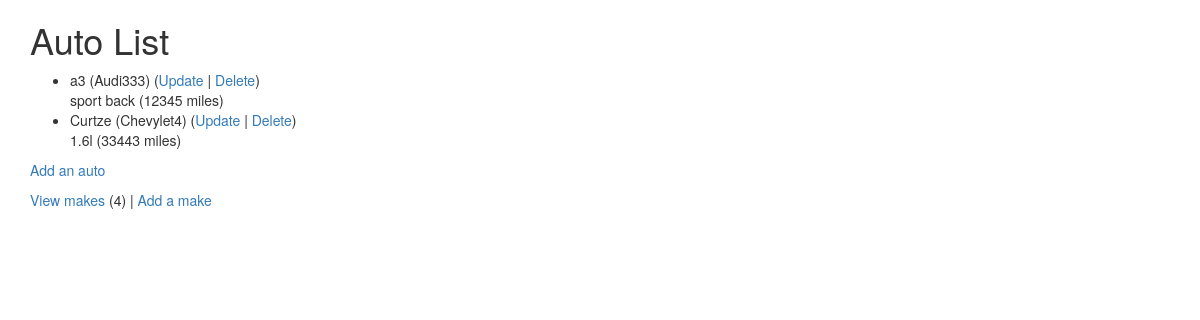
Before: /autos/ (signed in) with the older database file.
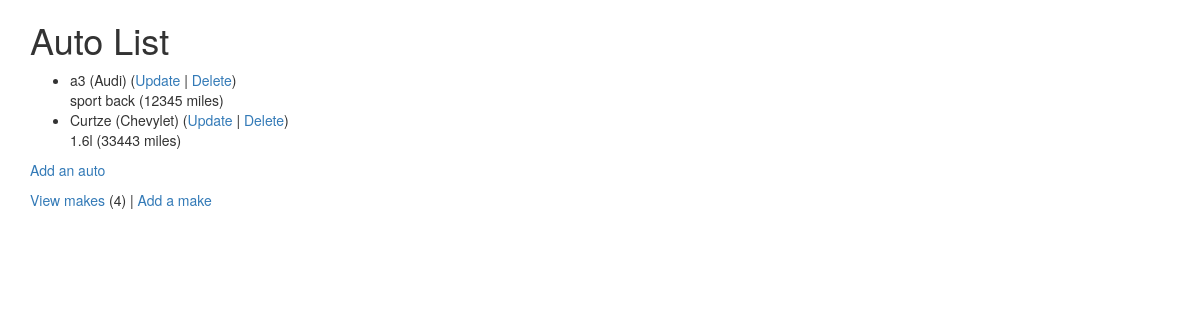
After: the same page with the newer database file.
### autos/models.py (models this page shows, shortened)
class Auto(models.Model):
    nickname = models.CharField(
            max_length=200,
            validators=[MinLengthValidator(2, "Nickname must be greater than 1 character")]
    )
    mileage = models.PositiveIntegerField()
    comments = models.CharField(max_length=300)
    make = models.ForeignKey('Make', on_delete=models.CASCADE, null=False)

class Make(models.Model):
    name = models.CharField(
            max_length=200,
            help_text='Enter a make (e.g. Dodge)',
            validators=[MinLengthValidator(2, "Make must be greater than 1 character")]
    )
    def __str__(self):
        return self.name

### autos/views.py (the view)
# urls.py: path('', views.AutoListView.as_view(), name='auto_list'),
class AutoListView(LoginRequiredMixin, View):
    def get(self, request):
        mc = Make.objects.all().count()
        al = Auto.objects.all()
        ctx = {
            'make_count': mc,
            'auto_list': al
        }
        return render(request, 'autos/auto_list.html', ctx)

### autos/templates/autos/auto_list.html
{% extends "base_bootstrap.html" %}
{% block content %}
  <h1>Auto List</h1>
  {% if auto_list %}
  <ul>
    {% for auto in auto_list %}
      <li>
          {{ auto.nickname }} ({{ auto.make }})
          (<a href="{% url 'autos:auto_update' auto.id %}">Update</a> |
          <a href="{% url 'autos:auto_delete' auto.id %}">Delete</a>) <br/>
          {{ auto.comments }} ({{ auto.mileage }} miles)
      </li>
    {% endfor %}
  </ul>
  {% else %}
    <p>There are no autos in the library.</p>
  {% endif %}
  <p>
    {% if make_count > 0 %}
      <a href="{% url 'autos:auto_create' %}">Add an auto</a>
    {% else %}
      Please add a make before you add an auto.
    {% endif %}
  </p>
  <p>
  <a href="{% url 'autos:make_list' %}">View makes</a> ({{ make_count }}) |
    <a href="{% url 'autos:make_create' %}">Add a make</a>
  </p>
{% endblock %}

Changed rows visible on the page:
changed through a linked row, Auto "sport back": make "Audi333" → "Audi"
changed through a linked row, Auto "Curtze": make "Chevylet4" → "Chevylet"
